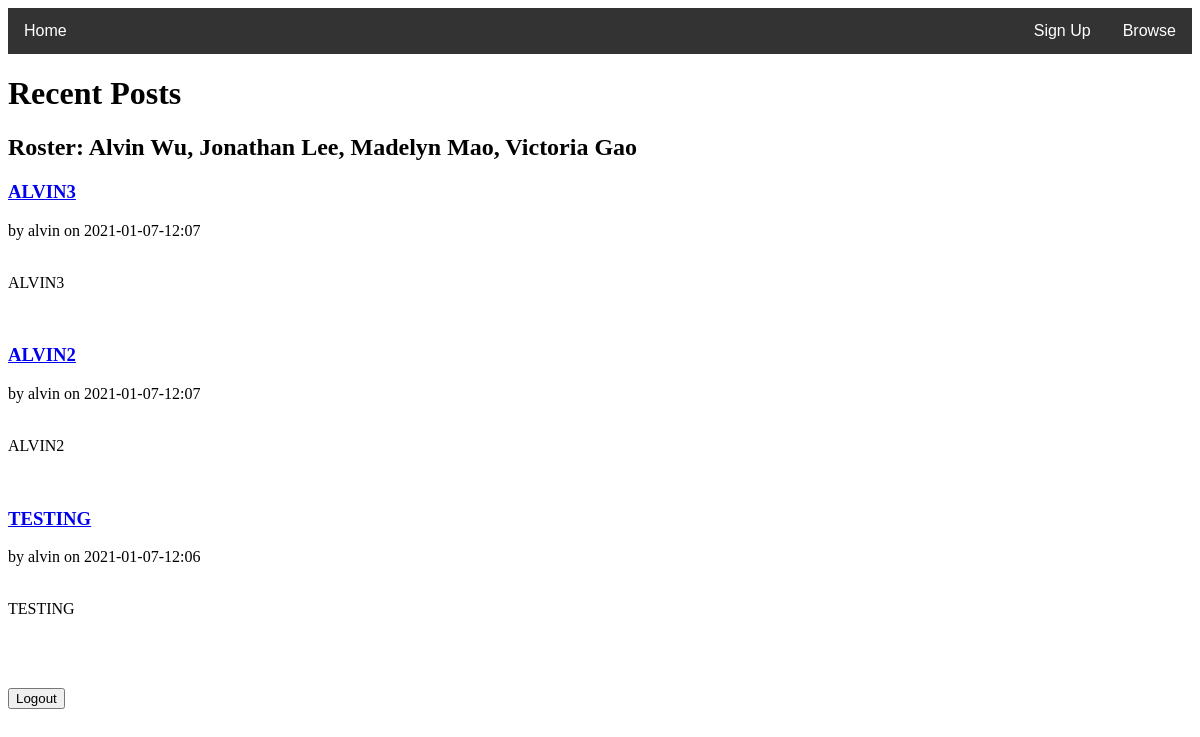
The page /all on the database as committed earlier.
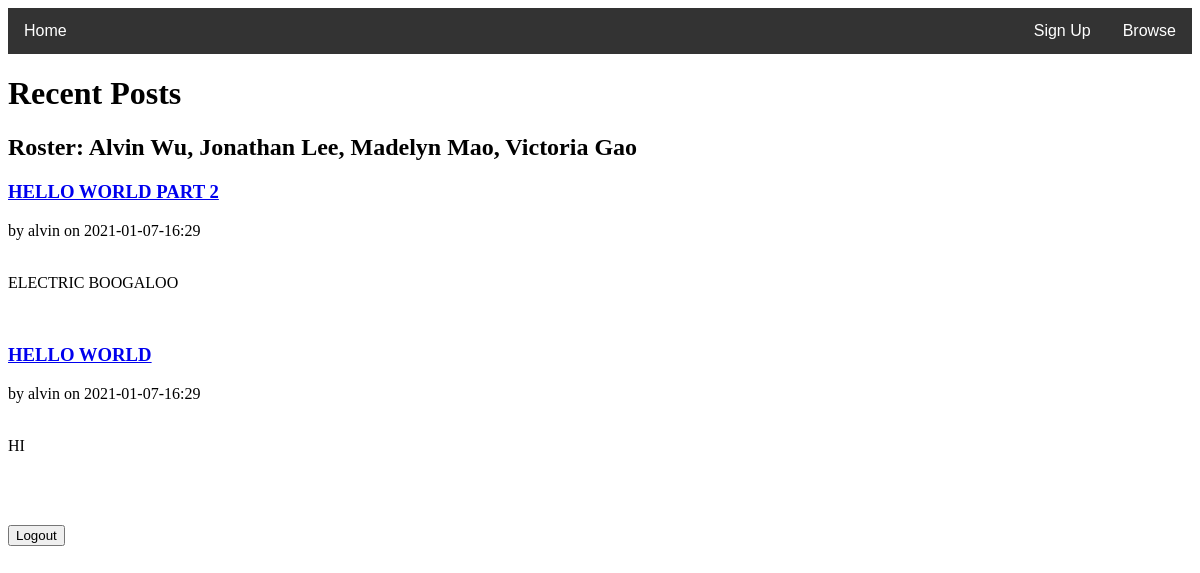
The same page on the database as committed later.
### tables this page shows
CREATE TABLE posts(ID Integer, UserID text, Title text, Text text, Date text);

CREATE TABLE users(ID Integer, Username text, Password text, Bio text);

### __init__.py (the view)
@app.route("/all")
def viewall():
    c = db.cursor()
    c.execute('SELECT * FROM posts')
    posts1 = c.fetchall()
    c.execute('SELECT username FROM users')
    usernames = c.fetchall()
    c.close()
    if ('username' not in session):
        return render_template('viewallposts.html', posts=posts1, status = False, user = usernames)
    else:
        return render_template('viewallposts.html', posts=posts1, status = True, user = usernames)

### templates/viewallposts.html (shortened to what this page needs)
<!DOCTYPE html>
<html>
{% extends "base.html" %}
{% block body %}
  <head>
  </head>
  <body>
   <h1> Recent Posts</h1>
   <h2>
    Roster: Alvin Wu, Jonathan Lee, Madelyn Mao, Victoria Gao
    </h2>
    {% set v = 0 %}
    {% for p in posts|reverse %}
      <header>
        <div>
          <h3><a href="/post/{{p[0]}}">{{ p[2] }}</a></h3>
          <div class="authorinfo">by {{ user[v][0] }} on {{ p[4] }}</div>
        </div>
      </header>
      <br>
      <p class="body">{{ p[3] }}</p>
      <br>
    {% set v = v+1 %}
    {% endfor %}
<br></br>
    <form action = "/logout">
	<input type = "submit" value ="Logout">
    </form>
  </body>
{% endblock %}

### templates/base.html (shortened to what this page needs)
<!DOCTYPE html>
<html>
  <head>
    <link rel="stylesheet" href="{{ url_for('static', filename='css/main.css') }}">
  </head>
  <div class="navbar">
    {% if not (status) %}
      <a id="home" href="/">Home</a>
      <a href="/all"> Browse </a>
      <a href="/newuser">Sign Up</a>
    {% endif %}
  </div>
  <body>
    {% block body %}{% endblock %}
  </body>

### static/css/main.css (style rules this page uses)
#home { float:left; }
.navbar { overflow: hidden; background-color: #333; font-family: Arial; }
.navbar a { float: right; font-size: 16px; color: white; text-align: center; padding: 14px 16px; text-decoration: none; }

Rows that differ between the two databases and show on the page:
removed posts: Title "ALVIN3", {{ user[v][0] }} "alvin", Date "2021-01-07-12:07", Text "ALVIN3"
removed posts: Title "ALVIN2", {{ user[v][0] }} "alvin", Date "2021-01-07-12:07", Text "ALVIN2"
removed posts: Title "TESTING", {{ user[v][0] }} "alvin", Date "2021-01-07-12:06", Text "TESTING"
added posts: Title "HELLO WORLD PART 2", {{ user[v][0] }} "alvin", Date "2021-01-07-16:29", Text "ELECTRIC BOOGALOO"
added posts: Title "HELLO WORLD", {{ user[v][0] }} "alvin", Date "2021-01-07-16:29", Text "HI"
